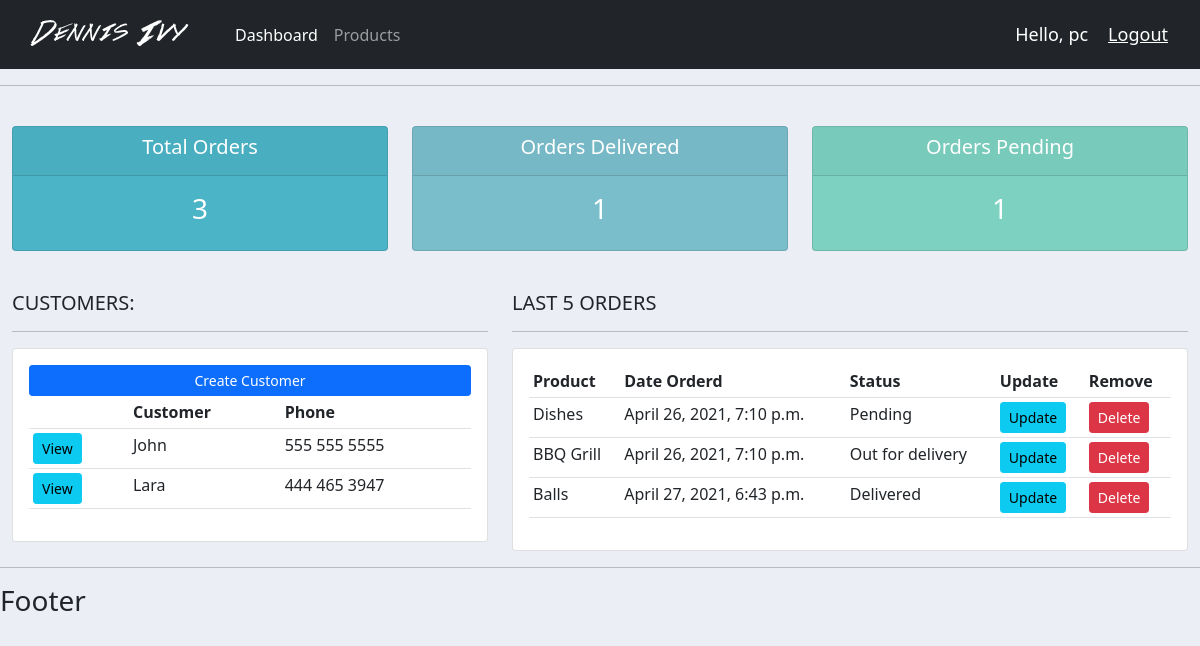
Page / (signed in) on the earlier database version.
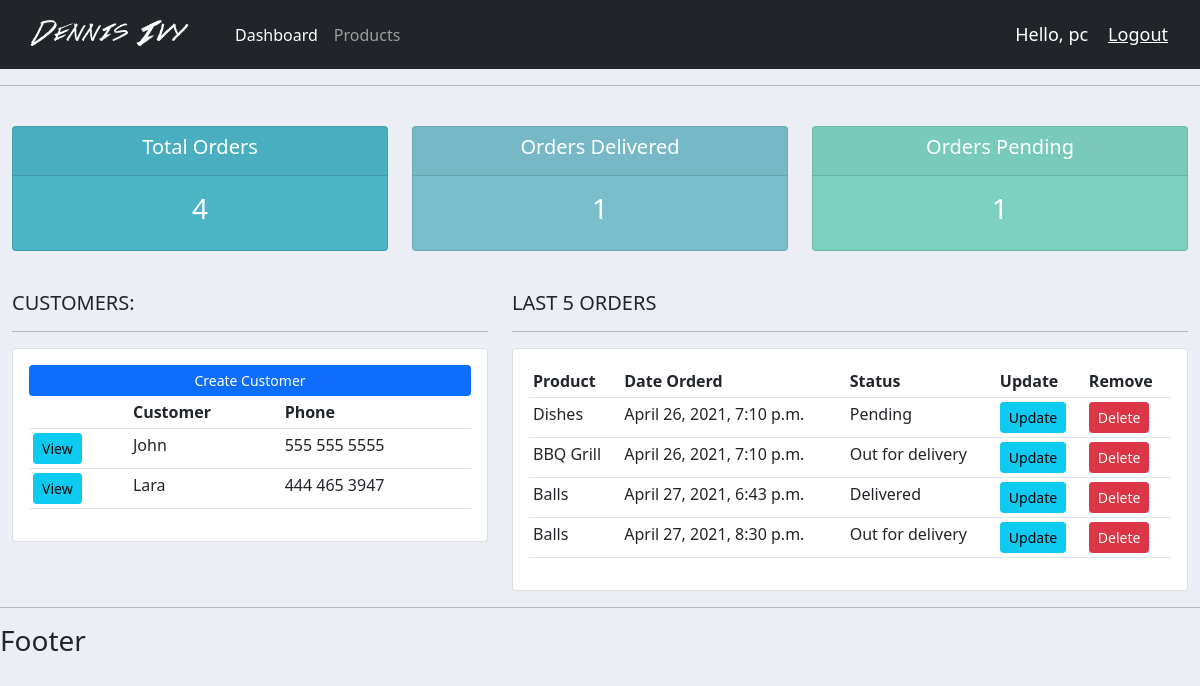
Same page on the later database version.
### accounts/models.py (models this page shows, shortened)
class Customer(models.Model):
	name = models.CharField(max_length=200, null=True)
	phone = models.CharField(max_length=200, null=True)
	email = models.CharField(max_length=200, null=True)
	date_created = models.DateTimeField(auto_now_add=True, null=True)

class Order(models.Model):
	STATUS = (
            ('Pending', 'Pending'),
         			('Out for delivery', 'Out for delivery'),
         			('Delivered', 'Delivered'),
        )
	customer = models.ForeignKey(Customer, null=True, on_delete=models.SET_NULL)
	product = models.ForeignKey(Product, null=True, on_delete=models.SET_NULL)
	date_created = models.DateTimeField(auto_now_add=True, null=True)
	status = models.CharField(max_length=200, null=True, choices=STATUS)
	note = models.CharField(max_length=1000, null=True)

class Product(models.Model):
	CATEGORY = (
            ('Indoor', 'Indoor'),
         			('Out Door', 'Out Door'),
        )
	name = models.CharField(max_length=200, null=True)
	price = models.FloatField(null=True)
	category = models.CharField(max_length=200, null=True, choices=CATEGORY)
	description = models.CharField(max_length=200, null=True, blank=True)
	date_created = models.DateTimeField(auto_now_add=True, null=True)
	tags = models.ManyToManyField(Tag)
	def __str__(self):
		return self.name

### accounts/views.py (the view)
# urls.py: path('', views.home, name="home"),
@login_required(login_url='login')
def home(request):
    orders = Order.objects.all()
    customers = Customer.objects.all()
    total_customers = customers.count()
    total_orders = orders.count()
    delivered = orders.filter(status='Delivered').count()
    pending = orders.filter(status='Pending').count()
    context = {'orders': orders, 'customers': customers,
               'total_orders': total_orders, 'delivered': delivered,
               'pending': pending}
    return render(request, 'accounts/dashboard.html', context)

### accounts/templates/accounts/dashboard.html
{% extends 'accounts/main.html' %}
{% block content %}
 {% include 'accounts/status.html' %}
 <br>
  <div class="row">
  <div class="col-md-5">
    <h5>CUSTOMERS:</h5>
    <hr>
    <div class="card card-body">
    <a class="btn btn-primary  btn-sm btn-block" href="">Create Customer</a>
    <table class="table table-sm">
      <tr>
        <th></th>
        <th>Customer</th>
        <th>Phone</th>
      </tr>
      {% for customer in customers %}
        <tr>
          <td><a class="btn btn-sm btn-info" href="{% url 'customer' customer.id %}">View</a></td>
          <td>{{ customer.name }}</td>
          <td>{{ customer.phone }}</td>
        </tr>
      {% endfor %}
    </table>
    </div>
  </div>
  <div class="col-md-7">
    <h5>LAST 5 ORDERS</h5>
    <hr>
    <div class="card card-body">
    <table class="table table-sm">
      <tr>
        <th>Product</th>
        <th>Date Orderd</th>
        <th>Status</th>
        <th>Update</th>
        <th>Remove</th>
      </tr>
      {% for order in orders %}
        <tr>
          <td>{{order.product}}</td>
          <td>{{order.date_created}}</td>
          <td>{{order.status}}</td>
          <td><a class="btn btn-sm btn-info" href="{% url 'update_order' order.id %}" >Update</a></td>
          <td><a class="btn btn-sm btn-danger" href="{% url 'delete_order' order.id %}">Delete</a></td>
        </tr>
      {% endfor %}
    </table>
    </div>
  </div>
  </div>
{% endblock %}

Differences in the rows shown:
added Order: product "Balls", date_created "April 27, 2021, 8:30 p.m.", status "Out for delivery"
Other differences:
{{ total_orders }}: "3" → "4"
